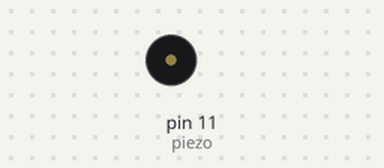
This sketch was run on a simulated Arduino Uno, built with avr-gcc and run on an emulated ATmega328P. Parts: buzzer (waves = sounding).

Above: at 0.05 s.
Timing chart, 0 to 3.0 s (numbered marks = the images above):
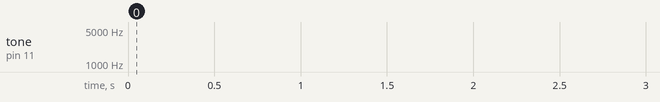

The sketch:

tone_test.ino
```cpp
byte piezo = 11;

void setup() {
  // put your setup code here, to run once:

}

void loop() {
  for(int i=1912; i<=3038; i+=30){
    tone(piezo,i);
    delay(4);
  }
  noTone(piezo);
  delay(500);

}
```

Measured:
- by itself, tone on pin 11 (piezo): silent → 2482 Hz at 130 s
